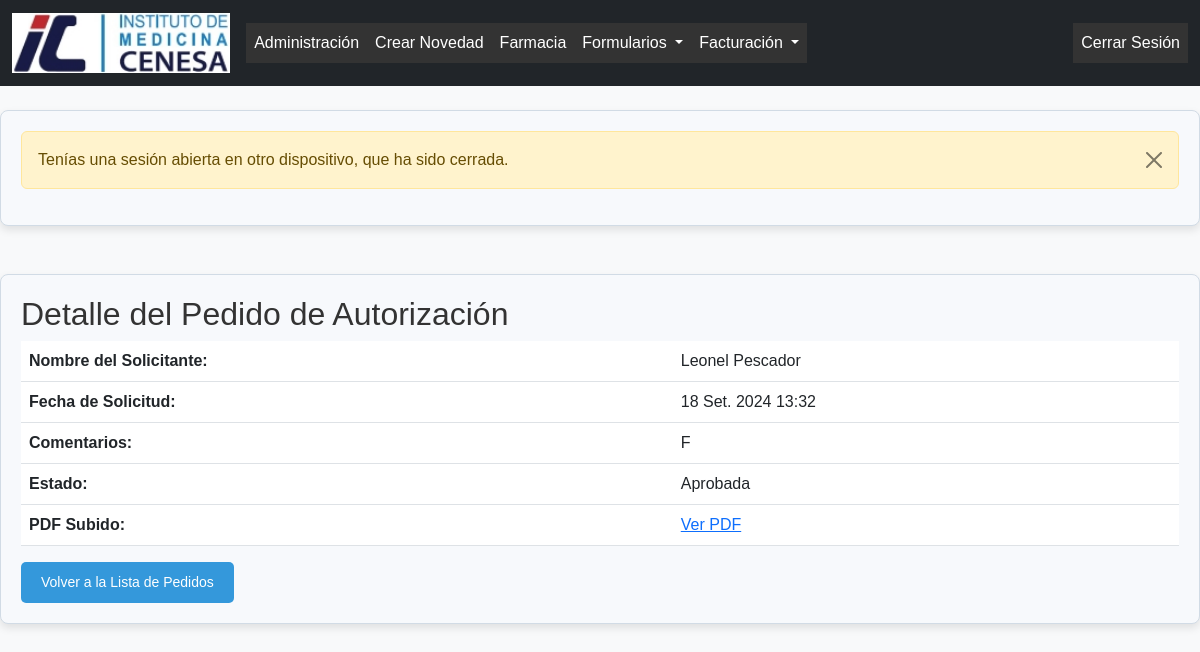
/pedidos/13/ (signed in), run on the app's committed database.
### formularios/models.py (models this page shows, shortened)
class PedidoAutorizacion(models.Model):
    SOLICITUD_PENDIENTE = 'pendiente'
    SOLICITUD_APROBADA = 'aprobada'
    SOLICITUD_RECHAZADA = 'rechazada'
    ESTADO_CHOICES = [
        (SOLICITUD_PENDIENTE, 'Pendiente'),
        (SOLICITUD_APROBADA, 'Aprobada'),
        (SOLICITUD_RECHAZADA, 'Rechazada'),
    ]
    usuario = models.ForeignKey(User, on_delete=models.CASCADE, null=True, blank=True)# Vincula con el usuario autenticado
    nombre_solicitante = models.CharField(max_length=255)
    fecha_solicitud = models.DateTimeField(auto_now_add=True)
    pdf_solicitud = models.FileField(upload_to='pdf/solicitudes/')
    estado = models.CharField(max_length=20, choices=ESTADO_CHOICES, default=SOLICITUD_PENDIENTE)
    comentarios = models.TextField(blank=True, null=True)

### formularios/views.py (the view)
# urls.py: path('pedidos/<int:id>/', views.ver_pedido_autorizacion, name='ver_pedido_autorizacion'),
@login_required
def ver_pedido_autorizacion(request, id):
    pedido = get_object_or_404(PedidoAutorizacion, id=id, usuario=request.user)
    return render(request, 'solicitar/ver_pedido_autorizacion.html', {'pedido': pedido})

### formularios/context_processors.py (called while the page is built)
def agregar_tipo_usuario(request):
    if request.user.is_authenticated:
        perfil = PerfilUsuario.objects.filter(usuario=request.user).first()
        return {'tipo_usuario': perfil.tipo_usuario.nombre if perfil else None}
    return {}

### formularios/templates/solicitar/ver_pedido_autorizacion.html
{% extends 'base.html' %}
{% block content %}
<h2>Detalle del Pedido de Autorización</h2>
<table class="table">
    <tr>
        <th>Nombre del Solicitante:</th>
        <td>{{ pedido.nombre_solicitante }}</td>
    </tr>
    <tr>
        <th>Fecha de Solicitud:</th>
        <td>{{ pedido.fecha_solicitud }}</td>
    </tr>
    <tr>
        <th>Comentarios:</th>
        <td>{{ pedido.comentarios }}</td>
    </tr>
    <tr>
        <th>Estado:</th>
        <td>{{ pedido.get_estado_display }}</td>
    </tr>
    <tr>
        <th>PDF Subido:</th>
        <td>
            {% if pedido.pdf_solicitud %}
                <a href="{{ pedido.pdf_solicitud.url }}" target="_blank">Ver PDF</a>
            {% else %}
                No se ha subido ningún PDF
            {% endif %}
        </td>
    </tr>
</table>
<a href="{% url 'listar_pedidos_autorizacion' %}" class="btn btn-primary">Volver a la Lista de Pedidos</a>
{% endblock %}

### formularios/static/css/styles.css (style rules this page uses)
body { font-family: 'Poppins', sans-serif; background-color: #f8f9fa; color: #333; margin: 0; padding: 0; }
.btn { background-color: #3498db; color: #fff; padding: 10px 20px; border-radius: 5px; border: none; cursor: pointer; font-size: 14px; text-align: center; text-decoration: none; display: inline-block; transition: background-color 0.3s ease; }
html, body { height: 100%; }

### data on the page
PedidoAutorizacion: nombre_solicitante "Leonel Pescador", fecha_solicitud "18 Set. 2024 13:32", comentarios "F", estado "Aprobada"

### other printed values
{{ message }} "Tenías una sesión abierta en otro dispositivo, que ha sido cerrada."
